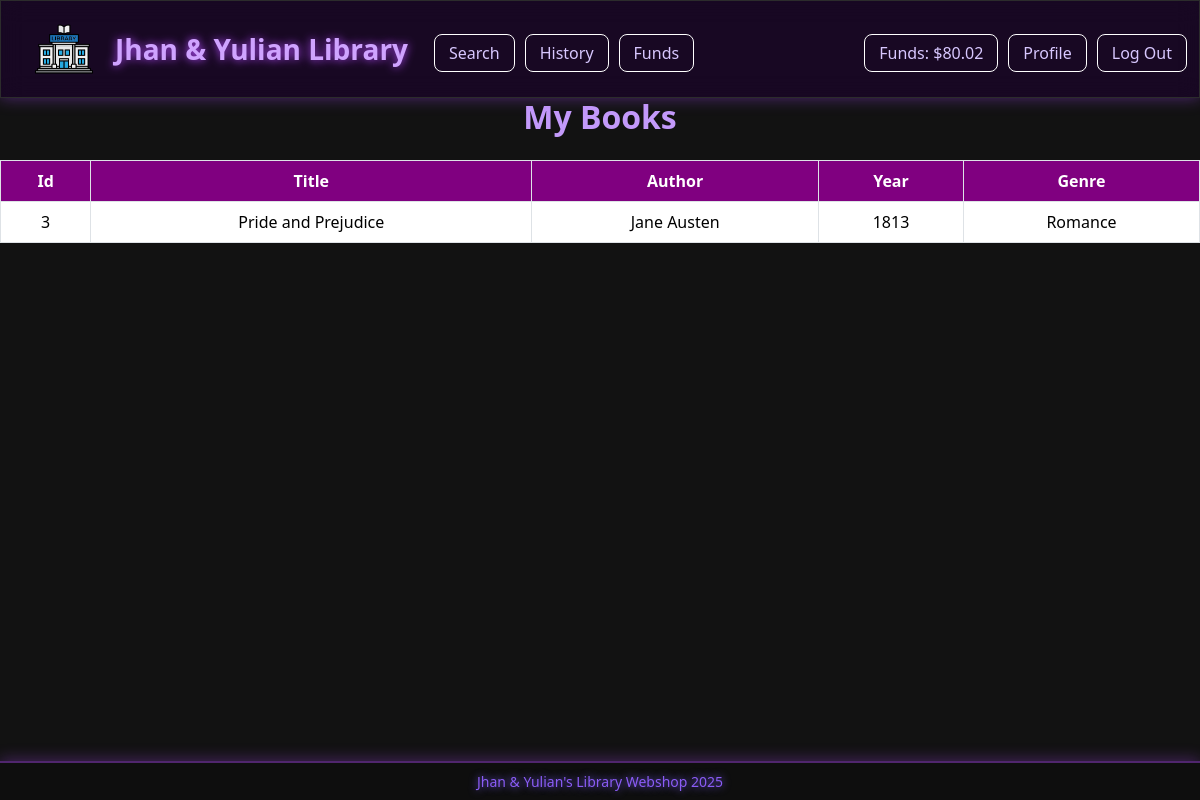
Before: / (signed in) with the older database file.
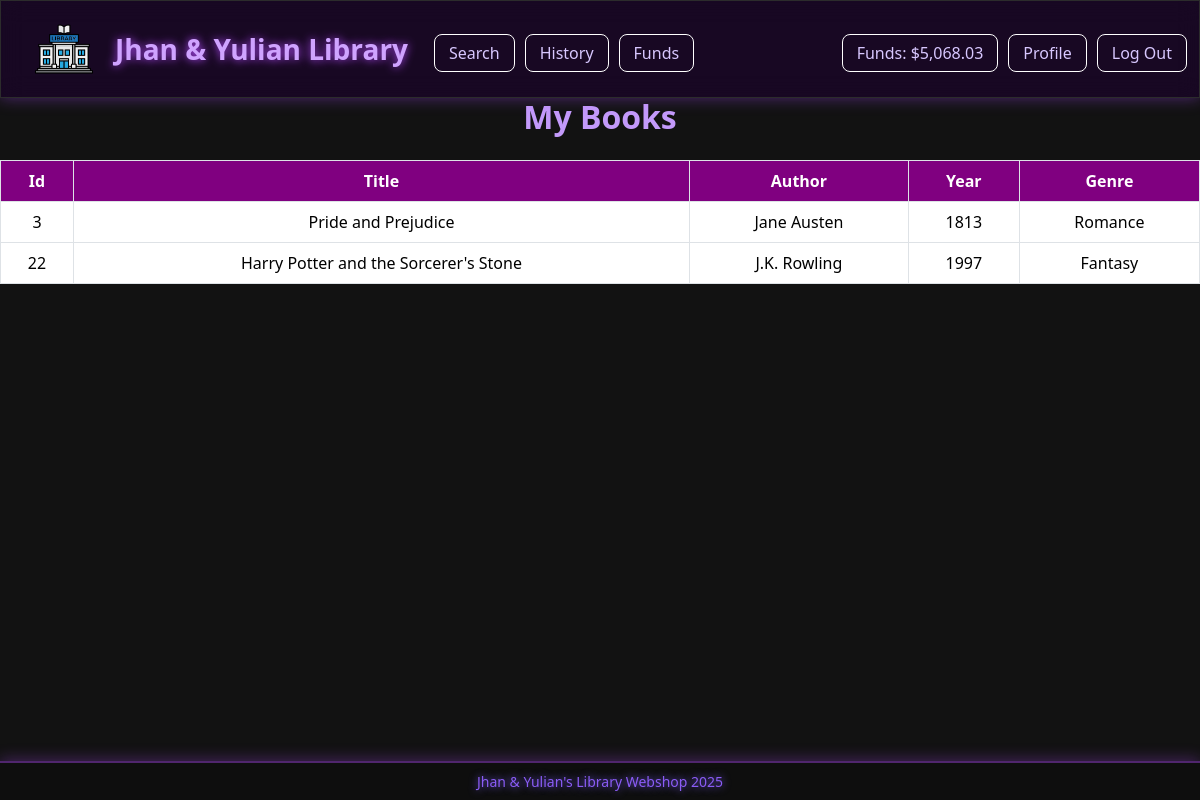
After: the same page with the newer database file.
### tables this page shows
CREATE TABLE users (
    id INTEGER PRIMARY KEY AUTOINCREMENT NOT NULL,
    username VARCHAR(30) NOT NULL UNIQUE,
    first_name VARCHAR(30) NOT NULL,
    last_name VARCHAR(30) NOT NULL,
    birth_date DATE,
    password_hash TEXT NOT NULL,
    funds NUMERIC NOT NULL DEFAULT 100.00
);

CREATE TABLE purchases (
    id INTEGER PRIMARY KEY AUTOINCREMENT NOT NULL,
    user_id INTEGER NOT NULL,
    book_id INTEGER NOT NULL,
    price NUMERIC NOT NULL,
    purchase_date DATETIME DEFAULT CURRENT_TIMESTAMP,
    FOREIGN KEY (user_id) REFERENCES users(id),
    FOREIGN KEY (book_id) REFERENCES books(id)
);

CREATE TABLE books (
    id INTEGER PRIMARY KEY AUTOINCREMENT NOT NULL,
    title VARCHAR(255) NOT NULL,
    author VARCHAR(255) NOT NULL,
    published_year INTEGER NOT NULL,
    genre VARCHAR(100) NOT NULL,
    price NUMERIC NOT NULL
);

### app.py (the view)
@app.route("/")
@login_required
def index():
    id = session["user_id"]
    funds = get_funds(id)
    books = db.execute("""SELECT * FROM books as b JOIN purchases as p
                            ON p.book_id = b.id
                            WHERE user_id = ?
                            ORDER BY title DESC""", session["user_id"])
    return render_template("index.html", funds=funds, books=books)

### app.py (called while the page is built)
@app.after_request
def after_request(response):
    response.headers["Cache-Control"] = "no-cache, no-store, must-revalidate"
    response.headers["Expires"] = 0
    response.headers["Pragma"] = "no-cache"
    return response

def get_funds(id):
    return db.execute("SELECT funds FROM users WHERE id = ?", id)[0]["funds"]

### helpers.py (called while the page is built)
def login_required(f):
    @wraps(f)
    def decorated_function(*args, **kwargs):
        user_role = session.get("role_id")
        if session.get("user_id") is None or user_role is None:
            return redirect("/login")
        return f(*args, **kwargs)
    return decorated_function

def usd(value):
    return f"${value:,.2f}"

### templates/index.html (shortened to what this page needs)
{% extends "layout.html" %}
{% block main %}
<h2 class="text-center mb-4" style="color: purple; font-weight: bold;">
    My Books
</h2>
<table class="table table-bordered text-center">
    <thead>
        <tr>
            <th style="background-color: purple !important; color: white !important;">Id</th>
            <th style="background-color: purple !important; color: white !important;">Title</th>
            <th style="background-color: purple !important; color: white !important;">Author</th>
            <th style="background-color: purple !important; color: white !important;">Year</th>
            <th style="background-color: purple !important; color: white !important;">Genre</th>
        </tr>
    </thead>
    <tbody>
        {% for book in books %}
        <tr>
            <td>{{ book.book_id }}</td>
            <td>{{ book.title }}</td>
            <td>{{ book.author }}</td>
            <td>{{ book.published_year }}</td>
            <td>{{ book.genre }}</td>
        </tr>
        {% endfor %}
    </tbody>
</table>
{% endblock %}

### templates/layout.html (shortened to what this page needs)
<!DOCTYPE html>
<html lang="en">
<head>
    <link href="https://cdn.jsdelivr.net/npm/bootstrap@5.3.3/dist/css/bootstrap.min.css" rel="stylesheet">
    <link href="https://cdn.jsdelivr.net/npm/bootstrap-icons@1.11.1/font/bootstrap-icons.css" rel="stylesheet">
    <link href="/static/styles.css" rel="stylesheet">
</head>
<body class="d-flex flex-column min-vh-100">
    <nav class="border navbar navbar-expand-md navbar-dark">
        <div class="container-fluid">
            <a href="/" class="navbar-brand d-flex align-items-center ms-3">
                <img src="../static/library.png" alt="Bookstore Logo" style="height: 70px;">
                <span class="ms-3 fs-3 fw-semibold">Jhan & Yulian Library</span>
            </a>
            <div class="collapse navbar-collapse" id="navbar">
                {% if session.get("user_id") %}
                <ul class="navbar-nav me-auto mt-2">
                    <li class="nav-item"><a class="nav-link" href="/search">Search</a></li>
                    <li class="nav-item"><a class="nav-link" href="/history">History</a></li>
                    <li class="nav-item"><a class="nav-link" href="/funds">Funds</a></li>
                </ul>
                <ul class="navbar-nav ms-auto mt-2">
                    {% if funds is defined %}
                    <li class="nav-item">
                        <span class="nav-link">Funds: {{ funds | usd }}</span>
                    </li>
                    {% endif %}
                    <li class="nav-item"><a class="nav-link" href="/profile">Profile</a></li>
                    <li class="nav-item"><a class="nav-link" href="/logout">Log Out</a></li>
                </ul>
                {% else %}
                <ul class="navbar-nav ms-auto mt-2">
                    <li class="nav-item"><a class="nav-link" href="/register">Register</a></li>
                    <li class="nav-item"><a class="nav-link" href="/login">Log In</a></li>
                </ul>
                {% endif %}
            </div>
        </div>
    </nav>
    <main class="flex-fill">
        {% block main %}{% endblock %}
    </main>
    <footer class="text-center py-2 mt-auto">
        Jhan & Yulian's Library Webshop 2025
    </footer>
</body>
</html>

### static/styles.css (style rules this page uses)
body { background-color: #121212 !important; color: #f5f5f5 !important; min-height: 100vh; display: flex; flex-direction: column; }
.navbar, .bg-light { background-color: #1e1e1e !important; border-color: #2c2c2c !important; }
.nav-link { color: #b44bff !important; border: 1px solid #ffffff !important; padding: 6px 14px !important; border-radius: 8px; margin-left: 10px; transition: 0.25s; }
footer { margin-top: auto; padding: 8px 0; text-align: center; font-size: 14px; color: #8b5cf6 !important; background-color: #0e0e0e; border-top: 1px solid #4c3ac2; }
main { flex: 1; display: flex; flex-direction: column; }
html, body { height: 100%; }
h2, h3, h5 { color: #c39afa !important; text-align: center !important; }

### templates/layout.html (style rules this page uses)
nav.navbar { background: rgba(30, 0, 50, 0.55) !important; backdrop-filter: blur(12px); border-bottom: 2px solid rgba(170, 75, 255, 0.4); box-shadow: 0 0 15px rgba(170, 75, 255, 0.4); }
nav .nav-link { color: #d8c7ff !important; font-weight: 500; transition: 0.3s; }
nav .navbar-brand span { color: #cfa3ff !important; text-shadow: 0 0 10px #b44bff; }
body { background: #0c0b11; color: white; font-family: "Segoe UI", system-ui, sans-serif; }
footer { border-top: 2px solid rgba(180, 75, 255, 0.4); text-shadow: 0 0 8px #7b61ff; box-shadow: 0 -2px 15px rgba(180, 75, 255, 0.3); }

Changed rows visible on the page:
changed users: funds "$80.02" → "$5,068.03"
added purchases: book_id "22", title "Harry Potter and the Sorcerer's Stone", author "J.K. Rowling", published_year "1997", genre "Fantasy"
